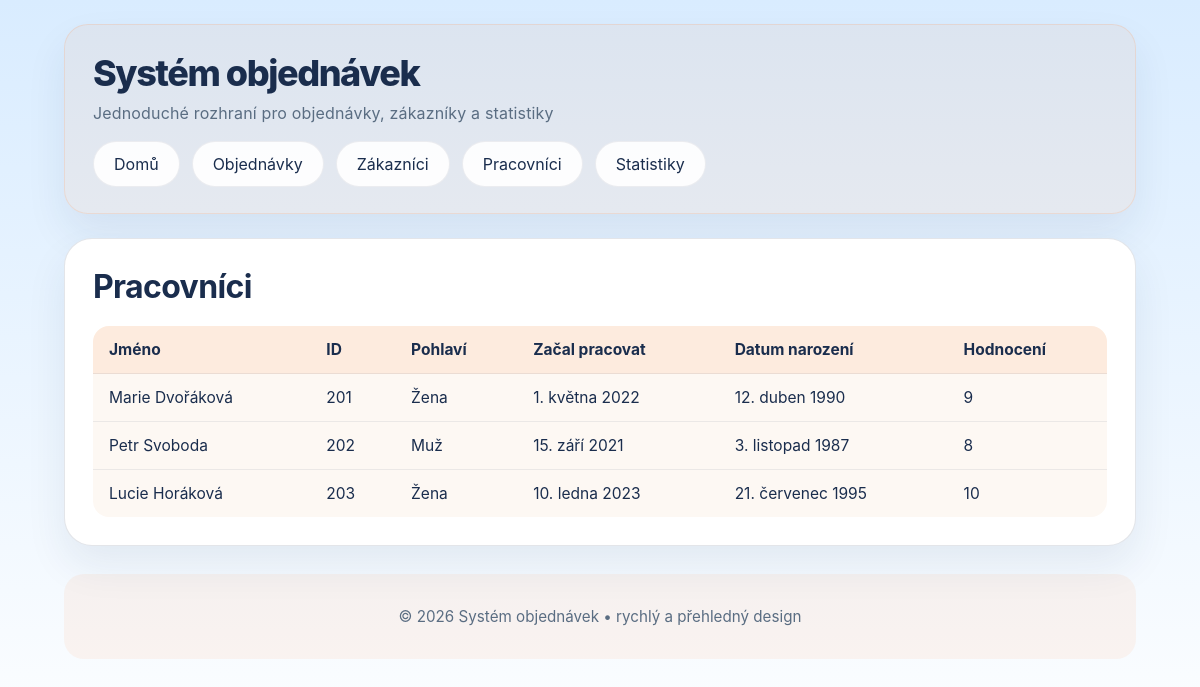
/employees/, run on the app's committed database.
### appka/models.py (models this page shows, shortened)
class Employee(models.Model):
    GENDER_CHOICES = [
        ("male", "Muž"),
        ("female", "Žena"),
    ]
    employee_id = models.PositiveIntegerField(unique=True)
    name = models.CharField(max_length=100)
    gender = models.CharField(max_length=6, choices=GENDER_CHOICES)
    start_date = models.DateField()
    birth_date = models.DateField()
    rating = models.PositiveSmallIntegerField(
        validators=[MinValueValidator(1), MaxValueValidator(10)]
    )
    class Meta:
        verbose_name = "Pracovník"
        verbose_name_plural = "Pracovníci"

### appka/views.py (the view)
# urls.py: path("employees/", views.employees, name="employees"),
def employees(request):
    employees = Employee.objects.all()
    return render(request, "employees.html", {"employees": employees})

### templates/employees.html
{% extends "base.html" %}
{% block content %}
<div class="card">
    <div class="page-header">
        <h2>Pracovníci</h2>
    </div>
    <div class="table-wrapper">
        <table>
            <thead>
                <tr>
                    <th>Jméno</th>
                    <th>ID</th>
                    <th>Pohlaví</th>
                    <th>Začal pracovat</th>
                    <th>Datum narození</th>
                    <th>Hodnocení</th>
                </tr>
            </thead>
            <tbody>
                {% if employees %}
                    {% for e in employees %}
                        <tr>
                            <td>{{ e.name }}</td>
                            <td>{{ e.employee_id }}</td>
                            <td>{{ e.get_gender_display }}</td>
                            <td>{{ e.start_date }}</td>
                            <td>{{ e.birth_date|date:"j. F Y" }}</td>
                            <td>{{ e.rating }}</td>
                        </tr>
                    {% endfor %}
                {% else %}
                    <tr>
                        <td colspan="6">Žádní pracovníci k zobrazení.</td>
                    </tr>
                {% endif %}
            </tbody>
        </table>
    </div>
</div>
{% endblock %}

### templates/base.html (style rules this page uses)
:root { color-scheme: light; --page-bg: #e9f5ff; --panel-bg: #ffffff; --accent: #ff8c42; --accent-strong: #f05a28; --text: #1a2d4d; --muted: #5a6d82; --border: rgba(26, 45, 77, 0.12); --shadow: 0 20px 40px rgba(21, 57, 89, 0.08); }
* { box-sizing: border-box; }
body { margin: 0; min-height: 100vh; font-family: Inter, system-ui, -apple-system, BlinkMacSystemFont, "Segoe UI", sans-serif; background: linear-gradient(180deg, #d9ecff 0%, #ffffff 100%); color: var(--text); }
.card { width: 100%; padding: 28px; border-radius: 28px; background: var(--panel-bg); box-shadow: var(--shadow); border: 1px solid var(--border); }
.page-header { display: flex; flex-wrap: wrap; justify-content: space-between; align-items: center; gap: 16px; margin-bottom: 20px; }
.page-header h2 { margin: 0; font-size: clamp(2rem, 2.6vw, 2.6rem); font-weight: 700; letter-spacing: -0.02em; }
h1, h2, h3 { color: var(--text); }
table { width: 100%; border-collapse: collapse; background: #fdf8f3; border-radius: 16px; overflow: hidden; }
table th, table td { padding: 14px 16px; border-bottom: 1px solid rgba(26, 45, 77, 0.08); text-align: left; font-size: 0.97rem; }
table th { background: rgba(255, 140, 66, 0.12); color: var(--text); }
table tr:last-child td { border-bottom: none; }

### data on the page
Employee: name "Marie Dvořáková", employee_id "201", gender "Žena", start_date "1. května 2022", birth_date "12. duben 1990", rating "9"
Employee: name "Petr Svoboda", employee_id "202", gender "Muž", start_date "15. září 2021", birth_date "3. listopad 1987", rating "8"
Employee: name "Lucie Horáková", employee_id "203", gender "Žena", start_date "10. ledna 2023", birth_date "21. červenec 1995", rating "10"
